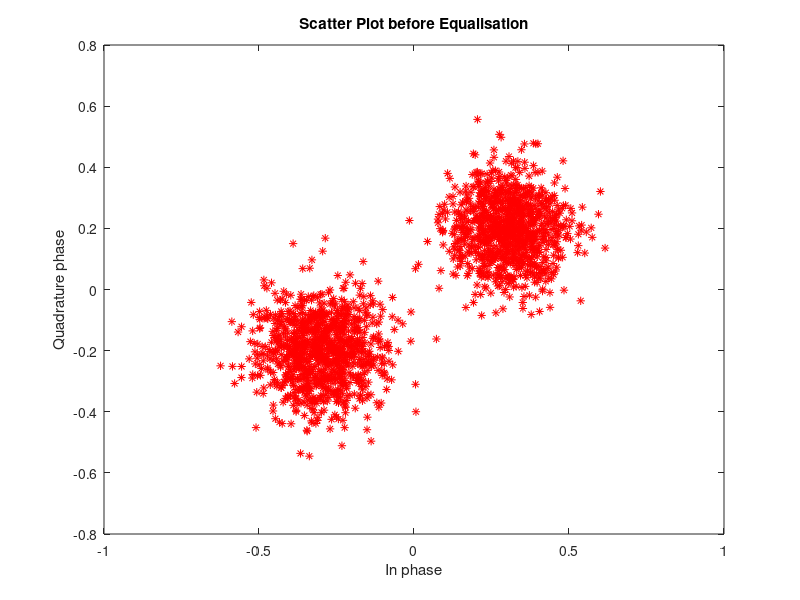
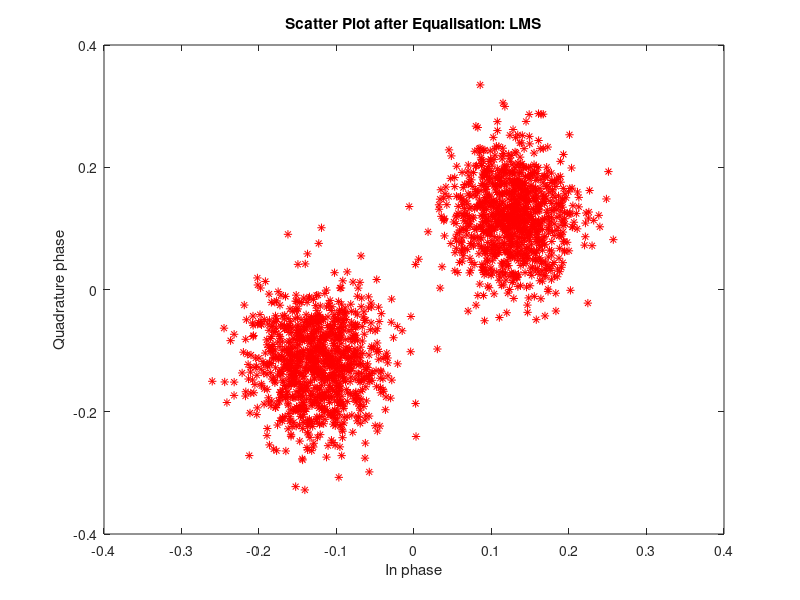
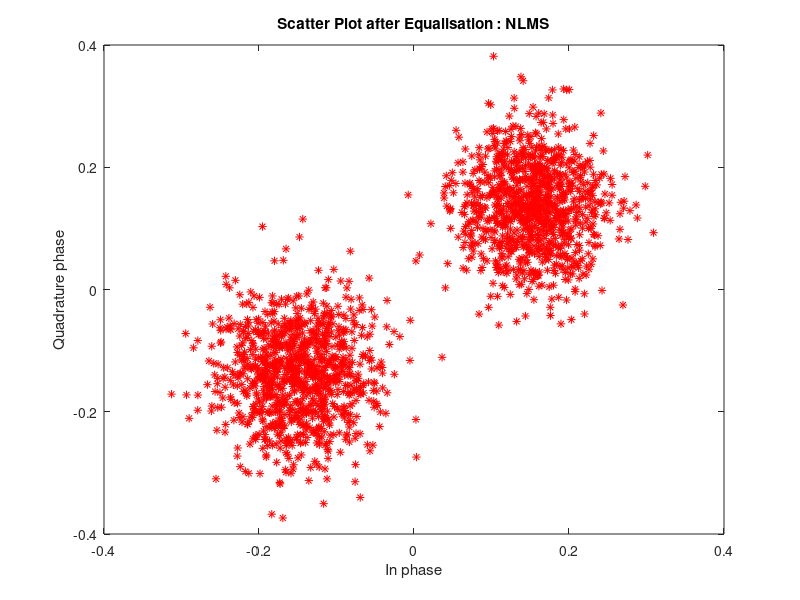
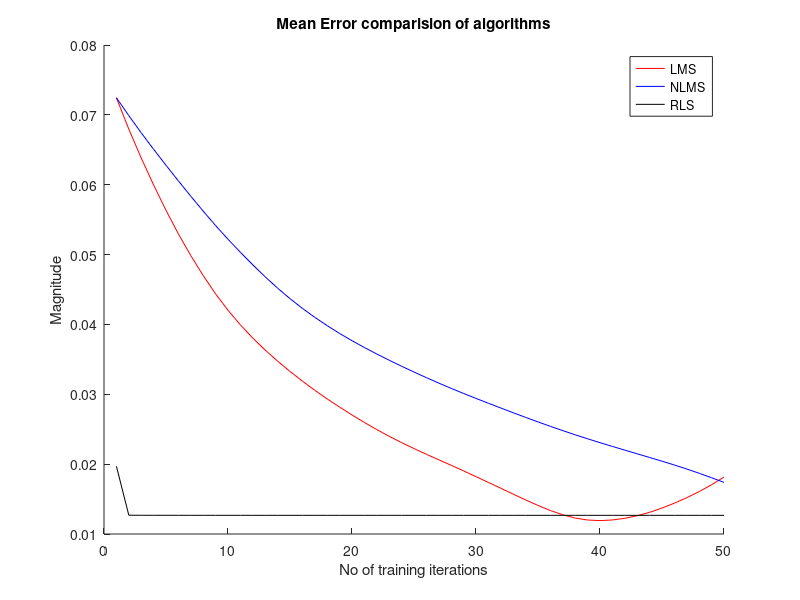

Here is the MATLAB script that generated these plots, in order:
tic
clear all
close all
clc
%% initialisation of program variables
mu=0.001;
ch=[0.2 0.3 1 0.3];
sn=20;
outer=50;
w=rand(1,4);
wn=w;
wr=w;
p       = 4;                % filter order
lambda  = 1.0;              % forgetting factor
laminv  = 1/lambda;
delta   = 1.0;              % initialization parameter

% Filter Initialization
% w       = zeros(p,1);       % filter coefficients
P       = delta*eye(p);     % inverse correlation matrix
% e       = x*0;              % error signal
%% initialisation of random input
N=2000;
ip=sign(randn(1,N));
% created 1 X N input random sequence
% created decisions
%% multiplication with channel coefficients
r(1,:)=ip.*ch(1,1);
r(2,:)=ip.*ch(1,2);
r(3,:)=ip.*ch(1,3);
r(4,:)=ip.*ch(1,4);
% created 4 X N input samples
%% noise addition
rn=awgn(r,sn);
figure
plot(rn(2,:),rn(1,:),'r*');
title(' Scatter Plot before Equalisation ');
xlabel(' In phase ');
ylabel(' Quadrature phase ');
%% Adaptation part with outer iteration and input as the averaged vector
for out=1:outer
    % TYPE NEW
    % multiplying with the filter coefficients in bulk
        fm1=rn(1,:).*w(1,1);
        fm2=rn(2,:).*w(1,2);
        fm3=rn(3,:).*w(1,3);
        fm4=rn(4,:).*w(1,4);
        
        nfm1=rn(1,:).*wn(1,1);
        nfm2=rn(2,:).*wn(1,2);
        nfm3=rn(3,:).*wn(1,3);
        nfm4=rn(4,:).*wn(1,4);
        
        rfm1=rn(1,:);
        rfm2=rn(2,:);
        rfm3=rn(3,:);
        rfm4=rn(4,:);
        
        % calculating the total in bulk
        fmt=fm1+fm2+fm3+fm4;
        nfmt=nfm1+nfm2+nfm3+nfm4;
        rfmt=rfm1+rfm2+rfm3+rfm4;
       % tr=sign(fmt);
        
        % actual adaptive algorithm implementation in bulk
        for i=1:length(ip)
            err(out,i)=abs(fmt(i)-ip(i));
            nerr(out,i)=abs(nfmt(i)-ip(i));
            ferrsq(i)=(err(out,i))^2;
            nferrsq(i)=(nerr(out,i))^2;
            wtest2(i,1:4,out)=w;
            wntest2(i,1:4,out)=wn;
            w=w+mu.*fmt(i).*abs(err(out,i));
            wn=wn+(mu/(nfmt(i)*(nfmt(i))')).*nfmt(i).*abs(nerr(out,i));
         end
   ep(out)=mean((err(out,:)).^2);
   nep(out)=mean((nerr(out,:)).^2);
   for m = p:length(rfmt)
            % Acquire chunk of data
               y = rfmt(m:-1:m-p+1);

            % Error signal equation
               er(out,m) = ip(m)-wr*(y');
    
            % Parameters for efficiency
               Pi = P*(y');
    
            % Filter gain vector update
                k = (Pi)/(lambda+y*Pi);

            % Inverse correlation matrix update
                P = (P - k*y*P)*laminv;

            % Filter coefficients adaption
                        wrtest2(m,1:4,out)=wr;
                wr = wr + ((er(out,m)*k)');

    end
        epr(out)=mean((er(out,:)).^2);
end
w
wn
wr
figure
plot(fm2,fm1,'r*');
title(' Scatter Plot after Equalisation: LMS ');
xlabel(' In phase ');
ylabel(' Quadrature phase ');

figure
plot(nfm2,nfm1,'r*');
title(' Scatter Plot after Equalisation : NLMS ');
xlabel(' In phase ');
ylabel(' Quadrature phase ');
figure
hold on
plot(ep,'r');
plot(nep,'b');
plot(epr,'k');
title('Mean Error comparision of algorithms');
legend('LMS','NLMS','RLS');
xlabel('No of training iterations');
ylabel('Magnitude');
%% ber plot part
N=10000;
new=sign(randn(1,N));
ctr=1;
 for sn=-10:1:15
     % multiplying with the channel gains
     rte(1,:)=new.*ch(1,1);
     rte(2,:)=new.*ch(1,2);  
     rte(3,:)=new.*ch(1,3);
     rte(4,:)=new.*ch(1,4);
     % addition of noise
     rnte=awgn(rte,sn);
     % multiplying with the filter gains
     fm1te=rnte(1,:).*w(1,1);
     fm2te=rnte(2,:).*w(1,2);
     fm3te=rnte(3,:).*w(1,3);
     fm4te=rnte(4,:).*w(1,4);
     
     nfm1te=rnte(1,:).*wn(1,1);
     nfm2te=rnte(2,:).*wn(1,2);
     nfm3te=rnte(3,:).*wn(1,3);
     nfm4te=rnte(4,:).*wn(1,4);
     
     rfm1te=rnte(1,:);
     rfm2te=rnte(2,:);
     rfm3te=rnte(3,:);
     rfm4te=rnte(4,:);
     
     % summing the individual delay elements
     fmte=fm1te+fm2te+fm3te+fm4te;
     nfmte=nfm1te+nfm2te+nfm3te+nfm4te;
     rfmte=rfm1te+rfm2te+rfm3te+rfm4te;
     tr=sign(fmte);
     ntr=sign(nfmte);
     rtr=sign(rfmte);
     ber=0;
     nber=0;
     rber=0;
     for i=1:length(new)
%         if(fmte(i) ~= new(i))
%             ber=ber+1;
%         end
          if(tr(i) ~= new(i))
              ber=ber+1;
          end
          if(ntr(i) ~= new(i))
              nber=nber+1;
          end

     end
     for m = p:length(rfmte)
            % Acquire chunk of data
               y = rfmte(m:-1:m-p+1);
               op(m)=wr*(y');
               opr(m)=sign(op(m));
               if(new(m) ~= opr(m))
                  rber=rber+1;
               end
    end
     ber_t(ctr)=mean(ber);
     nber_t(ctr)=mean(nber);
     rber_t(ctr)=mean(rber);
     ctr=ctr+1;
 end
 xax=linspace(-10,15,26);
 figure
 hold on
 plot(xax,log10(ber_t),'r');
 plot(xax,log10(nber_t),'b');
 plot(xax,log10(rber_t),'k');
 title(' BER plot comparision ');
 xlabel(' S N R  VALUE ');
 ylabel(' BER in logarithmic scale ');
 legend('LMS','NLMS','RLS');
%  figure
%  semilogy(xax,ber_t,nber_t);
 toc
